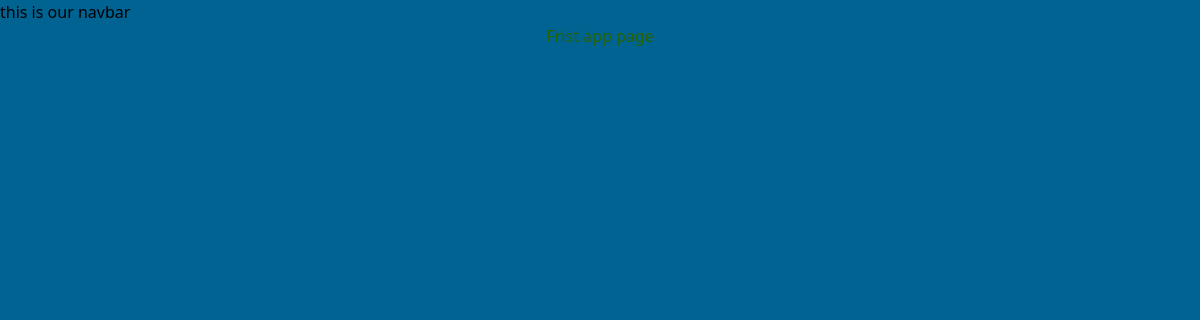
Page /fristapp/ on the earlier database version.
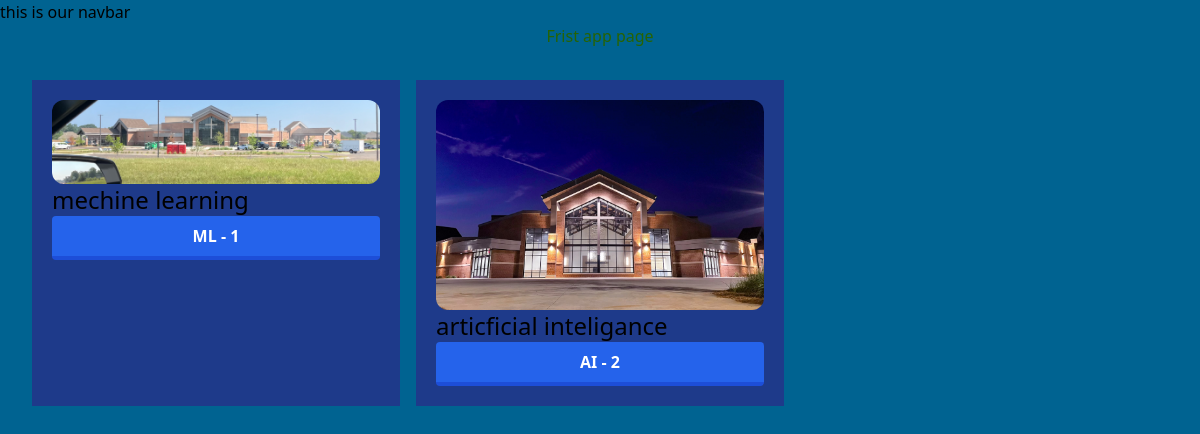
Same page on the later database version.
### fristapp/models.py (models this page shows, shortened)
class appvaraity(models.Model):
  APP_TYPE_CHOICE = [
    ('ML', 'MACHINE LEARNING APP'),
    ('AI', 'ARTIFICIAL INTELIGENCE APP'),
    ('SC', 'SOCIAL MEDIA APP'),
    ('VI', 'VIDEO STREAMINMG APP'),
  ]
  name = models.CharField(max_length=100)
  image = models.ImageField(upload_to='apps/')
  date_added = models.DateTimeField(default=timezone.now)
  type = models.CharField(max_length=2, choices=APP_TYPE_CHOICE)
  description = models.TextField(default='')

### fristapp/views.py (the view)
# urls.py: path('',views.all_fristapp, name='all_fristapp'),
def all_fristapp(request):
  apps = appvaraity.objects.all()
  return render(request,'fristapp/all_fristapp.html', {'apps' : apps})

### fristapp/templates/fristapp/all_fristapp.html (shortened to what this page needs)
{% extends "layout.html" %}
{% block content %}
<h1>Frist app page</h1>
<div class="grid grid-cols-3 gap-4 m-4 p-4 w-15 ">
{% for app in apps%}
  <div class="bg-blue-900 p-5">
    <img class="rounded-xl" src="{{app.image.url}}" alt="">
    <h3 class="text-2xl rounded">{{app.name}}</h3>
    <a href="{% url 'app_detail' app.id %}">
      <button type="button" class="bg-blue-600 hover:bg-blue-300 text-white font-bold py-2 px-4 border-b-4 border-blue-700 hover:border-blue-500 rounded w-[100%]" >
        {{app.type}} - {{app.id}}
      </button>
    </a>
  </div>
{% endfor %}
</div>
{% endblock %}

### templates/layout.html (shortened to what this page needs)
{% load static tailwind_tags %}
{% load static %}
<!DOCTYPE html>
<html lang="en">
<head>
  <link rel="stylesheet" href="{% static 'style.css' %}">
  {% tailwind_css %}
</head>
<body>
  <nav>this is our navbar</nav>
  {% block content %}{% endblock %}
</body>
</html>

### static/style.css (style rules this page uses)
body { background-color: #006391; }
h1 { text-align: center; font-size: 2em; color: #266303; }

Differences in the rows shown:
added appvaraity: image (picture), name "mechine learning", type "ML", id "1"
added appvaraity: image (picture), name "articficial inteligance", type "AI", id "2"
